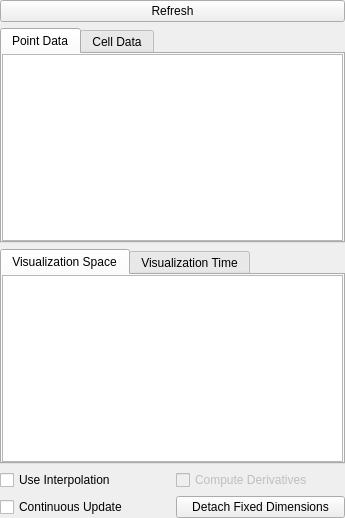
<?xml version="1.0" encoding="UTF-8"?>
<ui version="4.0">
 <class>PXDMFReaderPanel</class>
 <widget class="QWidget" name="PXDMFReaderPanel">
  <property name="geometry">
   <rect>
    <x>0</x>
    <y>0</y>
    <width>345</width>
    <height>518</height>
   </rect>
  </property>
  <property name="windowTitle">
   <string>Form</string>
  </property>
  <layout class="QGridLayout" name="gridLayout" rowstretch="1,1,1,0">
   <property name="margin">
    <number>0</number>
   </property>
   <item row="0" column="0">
    <widget class="QPushButton" name="Refresh">
     <property name="text">
      <string>Refresh</string>
     </property>
    </widget>
   </item>
   <item row="1" column="0">
    <widget class="QTabWidget" name="tabWidget1">
     <property name="minimumSize">
      <size>
       <width>0</width>
       <height>103</height>
      </size>
     </property>
     <property name="currentIndex">
      <number>0</number>
     </property>
     <widget class="QWidget" name="tab_1">
      <attribute name="title">
       <string>Point Data</string>
      </attribute>
      <layout class="QGridLayout" name="gridLayout_2">
       <property name="margin">
        <number>0</number>
       </property>
       <item row="0" column="0">
        <widget class="QTreeWidget" name="PointArrayStatus" native="true">
         <property name="maximumSize">
          <size>
           <width>16777215</width>
           <height>16777215</height>
          </size>
         </property>
         <property name="alternatingRowColors">
          <bool>true</bool>
         </property>
         <property name="tabKeyNavigation">
          <bool>true</bool>
         </property>
         <property name="selectionMode">
          <enum>QAbstractItemView::ExtendedSelection</enum>
         </property>
         
         <property name="iconSize">
          <size>
           <width>5</width>
           <height>5</height>
          </size>
         </property>
         <property name="rootIsDecorated">
          <bool>false</bool>
         </property>
         <property name="itemsExpandable">
          <bool>false</bool>
         </property>
         <property name="animated">
          <bool>false</bool>
         </property>
         <property name="sortingEnabled">
          <bool>false</bool>
         </property>
         <property name="headerHidden">
          <bool>true</bool>
         </property>
        </widget>
       </item>
      </layout>
     </widget>
     <widget class="QWidget" name="tab_2">
      <attribute name="title">
       <string>Cell Data</string>
      </attribute>
      <layout class="QHBoxLayout" name="horizontalLayout_2">
       <property name="margin">
        <number>0</number>
       </property>
       <item>
        <widget class="QTreeWidget" name="CellArrayStatus" native="true">
         <property name="tabKeyNavigation" stdset="0">
          <bool>false</bool>
         </property>
         <property name="selectionMode">
          <enum>QAbstractItemView::ExtendedSelection</enum>
         </property>
         <property name="alternatingRowColors">
          <bool>true</bool>
         </property>
         <property name="rootIsDecorated">
          <bool>false</bool>
         </property>
         <property name="itemsExpandable">
          <bool>false</bool>
         </property>
         <property name="animated">
          <bool>false</bool>
         </property>
         <property name="sortingEnabled">
          <bool>false</bool>
         </property>
         <property name="headerHidden">
          <bool>true</bool>
         </property>
        </widget>
       </item>
      </layout>
     </widget>
    </widget>
   </item>
   <item row="2" column="0">  
    <widget class="QTabWidget" name="tabWidget2">
    <widget class="QWidget" name="tab_21">
     <attribute name="title">
       <string>Visualization Space</string>
     </attribute>
     <layout class="QGridLayout" name="gridLayout_20">
      <property name="margin">
        <number>0</number>
      </property>
      <item row="0" column="0">
       <widget class="QTreeWidget" name="VisualizationSpaceStatus">
        <attribute name="headerVisible">
         <bool>false</bool>
        </attribute> 
        <property name="sizePolicy">
         <sizepolicy hsizetype="Expanding" vsizetype="Expanding">
          <horstretch>0</horstretch>
          <verstretch>0</verstretch>
         </sizepolicy>
        </property>
        <property name="minimumSize">
         <size>
          <width>0</width>
          <height>103</height>
         </size>
        </property>
        <property name="maximumSize">
         <size>
          <width>16777215</width>
          <height>16777215</height>
         </size>
        </property>
        <property name="alternatingRowColors">
          <bool>true</bool>
        </property>
        <property name="rootIsDecorated">
          <bool>false</bool>
        </property>
        <property name="itemsExpandable">
          <bool>false</bool>
        </property>
       </widget>
      </item>
     </layout>
    </widget>
    <widget class="QWidget" name="tab_22">
      <attribute name="title">
       <string>Visualization Time</string>
      </attribute>
      <layout class="QGridLayout" name="gridLayout_21">
       <property name="margin">
        <number>0</number>
       </property>
       <item row="0" column="0">
        <widget class="QTreeWidget" name="VisualizationTimeStatus">
          <attribute name="headerVisible">
            <bool>false</bool>
          </attribute>   
          <property name="minimumSize">
            <size>
              <width>0</width>
              <height>103</height>
            </size>
          </property>
          <property name="maximumSize">
            <size>
              <width>16777215</width>
              <height>16777215</height>
          </size>
        </property>
          <property name="alternatingRowColors">
            <bool>true</bool>
          </property>
          <property name="rootIsDecorated">
            <bool>false</bool>
          </property>
          <property name="itemsExpandable">
            <bool>false</bool>
          </property>
          <property name="sortingEnabled">
            <bool>false</bool>
          </property>
          <attribute name="headerShowSortIndicator" stdset="0">
            <bool>false</bool>
          </attribute>
          <column>
            <property name="text">
              <string notr="true">Visualization Time</string>
            </property>
          </column>
        </widget>
      </item>
      </layout>
    </widget> 
   </widget> 
   </item>
   <item row="3" column="0">
    <layout class="QGridLayout" name="horizontalLayout">
     <item row="0" column="0">
      <widget class="QCheckBox" name="UseInterpolation">
       <property name="text">
        <string>Use Interpolation</string>
       </property>
      </widget>
     </item>
     <item row="0" column="1">
      <widget class="QCheckBox" name="ComputeDerivatives">
       <property name="enabled">
        <bool>false</bool>
       </property>
       <property name="text">
        <string>Compute Derivatives</string>
       </property>
       <property name="checkable">
        <bool>true</bool>
       </property>
      </widget>
     </item>
     <item row="1" column="0">
      <widget class="QCheckBox" name="ContinuousUpdate">
       <property name="text">
        <string>Continuous Update</string>
       </property>
       <property name="checkable">
        <bool>true</bool>
       </property>
      </widget>
     </item>
     <item row="1" column="1">
      <widget class="QPushButton" name="Detach">
       <property name="text">
        <string>Detach Fixed Dimensions</string>
       </property>
      </widget>
     </item>
    </layout>
   </item>
  </layout>
 </widget>
 <resources/>
 <connections/>
</ui>
